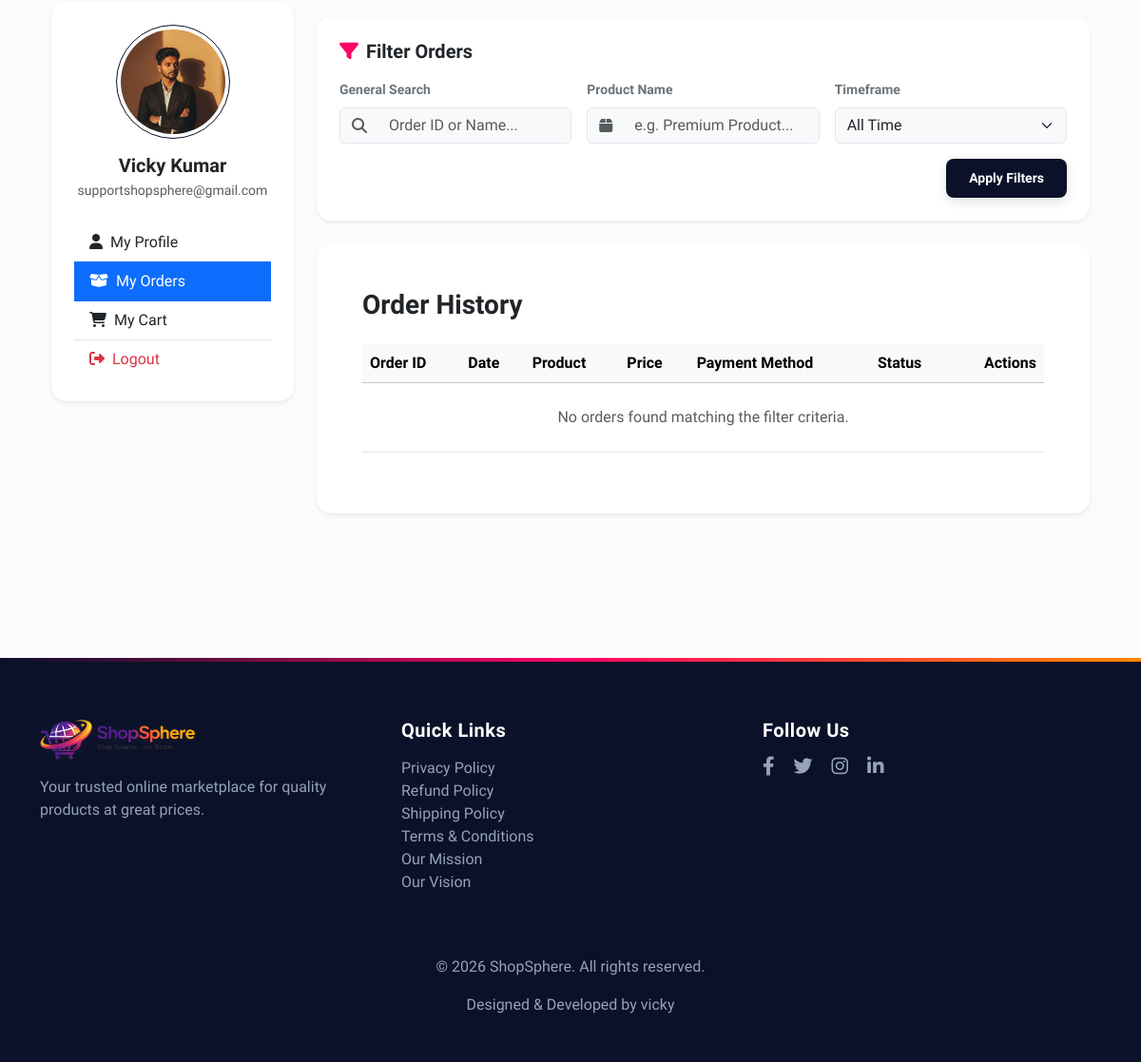
Before: /orders/ (signed in, lower part) with the older database file.
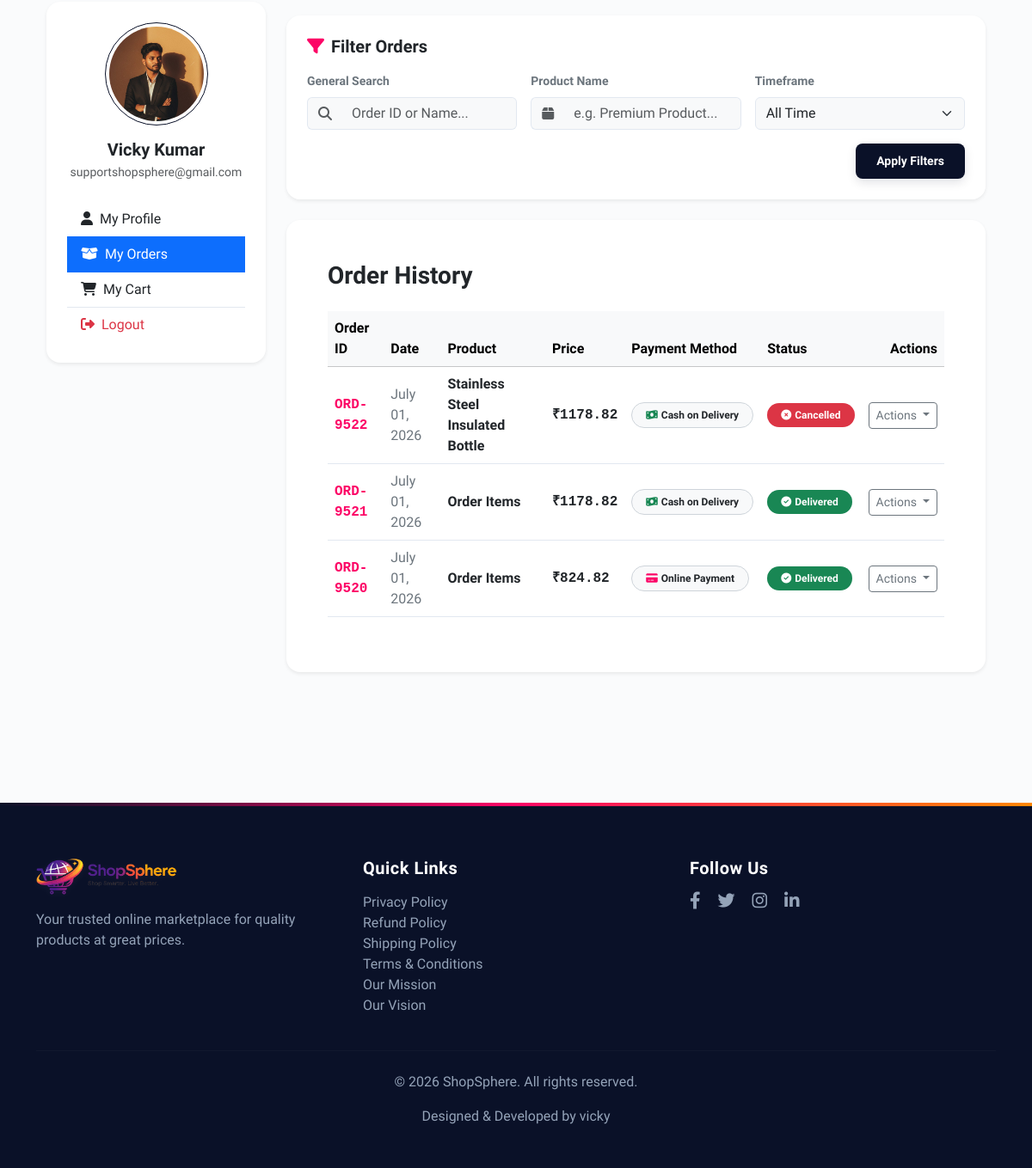
After: the same page with the newer database file.
### shopsphere/models.py (models this page shows, shortened)
class CustomUser(AbstractUser):
    GENDER_CHOICES = (
        ('Male', 'Male'),
        ('Female', 'Female'),
        ('Other', 'Other'),
    )
    full_name = models.CharField(max_length=255)
    email = models.EmailField(unique=True)
    mobile_no = models.CharField(max_length=15)
    dob = models.DateField(null=True, blank=True)
    address = models.TextField()
    city = models.CharField(max_length=100, null=True, blank=True)
    pincode = models.CharField(max_length=10, null=True, blank=True)
    alternate_mobile_no = models.CharField(max_length=15, null=True, blank=True)
    profile_image = models.ImageField(upload_to='profiles/', null=True, blank=True)
    gender = models.CharField(max_length=10, choices=GENDER_CHOICES, null=True, blank=True)
    is_email_verified = models.BooleanField(default=False)

class Order(models.Model):
    PAYMENT_METHODS = (
        ('COD', 'Cash On Delivery'),
        ('ONLINE', 'Online Payment'),
    )
    STATUS_CHOICES = (
        ('Pending', 'Pending'),
        ('Paid', 'Paid'),
        ('Cancelled', 'Cancelled'),
        ('Delivered', 'Delivered'),
    )
    user = models.ForeignKey(CustomUser, on_delete=models.CASCADE, null=True, blank=True)
    order_id = models.CharField(max_length=100, unique=True)
    payment_id = models.CharField(max_length=100, blank=True, null=True)
    full_name = models.CharField(max_length=255)
    email = models.EmailField()
    phone = models.CharField(max_length=15)
    address = models.TextField()
    city = models.CharField(max_length=100)
    pincode = models.CharField(max_length=10)
    amount = models.DecimalField(max_digits=10, decimal_places=2)
    product = models.TextField(default="Order Items")
    payment_method = models.CharField(max_length=20, choices=PAYMENT_METHODS)
    status = models.CharField(max_length=20, choices=STATUS_CHOICES, default='Pending')
    created_at = models.DateTimeField(auto_now_add=True)

### shopsphere/views.py (the view, shortened to what this page needs)
# urls.py: path('orders/', orders, name='orders'),
def orders(request):
    if not request.user.is_authenticated:
        messages.warning(request, 'Please log in to access your orders.')
        return redirect('login')
    user_orders = Order.objects.filter(user=request.user).order_by('-created_at')
    q = request.GET.get('q', '').strip()
    if q:
        user_orders = user_orders.filter(
            Q(order_id__icontains=q) |
            Q(product__icontains=q) |
            Q(full_name__icontains=q)
        )
    product_name = request.GET.get('product_name', '').strip()
    if product_name:
        user_orders = user_orders.filter(product__icontains=product_name)
    timeframe = request.GET.get('timeframe', '').strip()
    return render(request, 'orders.html', {
        'orders': user_orders,
        'search_query': q,
        'product_name_query': product_name,
        'selected_timeframe': timeframe
    })

### templates/orders.html (shortened to what this page needs)
{% extends 'base.html' %}
{% load static %}
{% block content %}
<div class="container py-5">
    <div class="row">
        <div class="col-lg-3 mb-4">
            <div class="card border-0 shadow-sm">
                <div class="card-body text-center p-4">
                    <div class="mb-3">
                        {% if user.profile_image %}
                            <img src="{{ user.profile_image.url }}" alt="{{ user.full_name }}" class="rounded-circle border border-primary p-1" style="width: 120px; height: 120px; object-fit: cover;">
                        {% else %}
                            <i class="fas fa-user-circle text-muted" style="font-size: 100px;"></i>
                        {% endif %}
                    </div>
                    <h5 class="fw-bold mb-1">{{ user.full_name }}</h5>
                    <p class="text-muted small mb-4">{{ user.email }}</p>
                    <div class="list-group list-group-flush text-start">
                        <a href="{% url 'profile' %}" class="list-group-item list-group-item-action">
                            <i class="fas fa-user me-2"></i>My Profile
                        </a>
                        <a href="{% url 'orders' %}" class="list-group-item list-group-item-action active">
                            <i class="fas fa-box-open me-2"></i>My Orders
                        </a>
                        <a href="{% url 'cart' %}" class="list-group-item list-group-item-action">
                            <i class="fas fa-shopping-cart me-2"></i>My Cart
                        </a>
                        <a href="{% url 'logout' %}" class="list-group-item list-group-item-action text-danger">
                            <i class="fas fa-sign-out-alt me-2"></i>Logout
                        </a>
                    </div>
                </div>
            </div>
        </div>
        <div class="col-lg-9">
            <div class="card border-0 shadow-sm p-4 mb-4" style="background: rgba(255, 255, 255, 0.9); backdrop-filter: blur(10px);">
                <h5 class="fw-bold mb-3 text-dark"><i class="fas fa-filter me-2 text-primary"></i>Filter Orders</h5>
                <form action="{% url 'orders' %}" method="get" class="row g-3">
                    <div class="col-md-4">
                        <label class="form-label small fw-semibold text-secondary">General Search</label>
                        <div class="input-group">
                            <span class="input-group-text bg-light border-end-0"><i class="fas fa-search text-muted"></i></span>
                            <input type="text" name="q" class="form-control border-start-0 bg-light" placeholder="Order ID or Name..." value="{{ search_query|default:'' }}">
                        </div>
                    </div>
                    <div class="col-md-4">
                        <label class="form-label small fw-semibold text-secondary">Product Name</label>
                        <div class="input-group">
                            <span class="input-group-text bg-light border-end-0"><i class="fas fa-box text-muted"></i></span>
                            <input type="text" name="product_name" class="form-control border-start-0 bg-light" placeholder="e.g. Premium Product..." value="{{ product_name_query|default:'' }}">
                        </div>
                    </div>
                    <div class="col-md-4">
                        <label class="form-label small fw-semibold text-secondary">Timeframe</label>
                        <select name="timeframe" class="form-select bg-light">
                            <option value="all" {% if selected_timeframe == 'all' or not selected_timeframe %}selected{% endif %}>All Time</option>
                        </select>
                    </div>
                    <div class="col-12 d-flex justify-content-end gap-2 mt-3">
                        <button type="submit" class="btn btn-primary btn-sm px-4">Apply Filters</button>
                    </div>
                </form>
            </div>
            <div class="card border-0 shadow-sm p-4 p-md-5">
                <h3 class="mb-4 fw-bold">Order History</h3>
                <div class="table-responsive">
                    <table class="table align-middle table-hover">
                        <thead class="table-light">
                            <tr>
                                <th>Order ID</th>
                                <th>Date</th>
                                <th>Product</th>
                                <th>Price</th>
                                <th>Payment Method</th>
                                <th>Status</th>
                                <th class="text-end">Actions</th>
                            </tr>
                        </thead>
                        <tbody id="orders-tbody">
                            {% for order in orders %}
                            <tr class="order-row" id="order-row-{{ order.order_id }}" data-db-status="{{ order.status }}" data-timestamp="{{ order.created_at|date:'U' }}">
                                <td class="fw-bold text-primary font-monospace">{{ order.order_id }}</td>
                                <td class="text-secondary">{{ order.created_at|date:"F d, Y" }}</td>
                                <td>
                                    <div class="fw-semibold text-dark">{{ order.product }}</div>
                                </td>
                                <td class="font-monospace fw-bold text-dark">₹{{ order.amount }}</td>
                                <td>
                                    {% if order.payment_method == 'COD' %}
                                        <span class="badge bg-light py-2 px-3 rounded-pill text-dark" style="border: 1px solid #ced4da;"><i class="fas fa-money-bill-wave text-success me-1"></i>Cash on Delivery</span>
                                    {% else %}
                                        <span class="badge bg-light py-2 px-3 rounded-pill text-dark" style="border: 1px solid #ced4da;"><i class="fas fa-credit-card text-primary me-1"></i>Online Payment</span>
                                    {% endif %}
                                </td>
                                <td class="status-cell">
                                    {% if order.status == 'Delivered' %}
                                        <span class="badge bg-success py-2 px-3 rounded-pill"><i class="fas fa-check-circle me-1"></i>Delivered</span>
                                    {% elif order.status == 'Shipped' %}
                                        <span class="badge bg-warning py-2 px-3 rounded-pill text-dark"><i class="fas fa-shipping-fast me-1"></i>Shipped</span>
                                    {% elif order.status == 'Pending' %}
                                        <span class="badge bg-primary py-2 px-3 rounded-pill"><i class="fas fa-spinner fa-spin me-1"></i>Pending</span>
                                    {% elif order.status == 'Paid' %}
                                        <span class="badge bg-info py-2 px-3 rounded-pill text-white" style="background-color: #0dcaf0 !important;"><i class="fas fa-check-double me-1"></i>Paid</span>
                                    {% elif order.status == 'Cancelled' %}
                                        <span class="badge bg-danger py-2 px-3 rounded-pill"><i class="fas fa-times-circle me-1"></i>Cancelled</span>
                                    {% else %}
                                        <span class="badge bg-secondary py-2 px-3 rounded-pill">{{ order.status }}</span>
                                    {% endif %}
                                </td>
                                <td class="text-end">
                                    <div class="dropdown">
                                        <button class="btn btn-sm btn-outline-secondary dropdown-toggle" type="button" data-bs-toggle="dropdown" aria-expanded="false">
                                            Actions
                                        </button>
                                    </div>
                                </td>
                            </tr>
                            {% empty %}
                            <tr><td colspan="7" class="text-center py-4 text-muted">No orders found matching the filter criteria.</td></tr>
                            {% endfor %}
                        </tbody>
                    </table>
                </div>
            </div>
        </div>
    </div>
</div>
{% endblock %}

### templates/base.html (shortened to what this page needs)
{% load static %}
<!DOCTYPE html>
<html lang="en">
<head>
    <link href="https://cdn.jsdelivr.net/npm/bootstrap@5.3.3/dist/css/bootstrap.min.css" rel="stylesheet"
>
    <link rel="stylesheet" href="https://cdnjs.cloudflare.com/ajax/libs/font-awesome/6.4.0/css/all.min.css"
 />
</head>
<body>
    <main class="py-4">
        <div class="container">
            {% block content %}{% endblock %}
        </div>
    </main>
    <footer>
        <div class="container">
            <div class="row">
                <div class="col-md-4 mb-3 mb-md-0">
                    <div class="mb-3">
                        <a href="{% url 'home' %}" class="d-inline-block">
                            <img src="{% static 'images/logo.png1.png' %}?v=2" alt="ShopSphere Logo"
                                class="footer-logo">
                        </a>
                    </div>
                    <p class="text-muted">Your trusted online marketplace for quality products at great prices.</p>
                </div>
                <div class="col-md-4 mb-3 mb-md-0">
                    <h5 class="mb-3">Quick Links</h5>
                    <ul class="list-unstyled">
                        <li><a href="{% url 'privacy_policy' %}" class="text-muted text-decoration-none">Privacy
                                Policy</a></li>
                        <li><a href="{% url 'refund_policy' %}" class="text-muted text-decoration-none">Refund
                                Policy</a></li>
                        <li><a href="{% url 'shipping_policy' %}" class="text-muted text-decoration-none">Shipping
                                Policy</a></li>
                        <li><a href="{% url 'terms_conditions' %}" class="text-muted text-decoration-none">Terms &
                                Conditions</a></li>
                        <li><a href="{% url 'our_mission' %}" class="text-muted text-decoration-none">Our Mission</a>
                        </li>
                        <li><a href="{% url 'our_vision' %}" class="text-muted text-decoration-none">Our Vision</a></li>
                    </ul>
                </div>
                <div class="col-md-4">
                    <h5 class="mb-3">Follow Us</h5>
                    <div>
                        <a href="#" class="text-muted me-3"><i class="fab fa-facebook-f"></i></a>
                        <a href="#" class="text-muted me-3"><i class="fab fa-twitter"></i></a>
                        <a href="#" class="text-muted me-3"><i class="fab fa-instagram"></i></a>
                        <a href="https://www.linkedin.com/feed/" class="text-muted" target="_blank" rel="noopener noreferrer"><i class="fab fa-linkedin-in"></i></a>
                    </div>
                </div>
            </div>
            <hr class="my-4">
            <div class="text-center text-muted">
                <p>&copy; 2026 ShopSphere. All rights reserved.</p>
                <p>Designed & Developed by vicky</p>
            </div>
        </div>
    </footer>
</body>
</html>

Changed rows visible on the page:
added Order: order_id "ORD-9522", created_at "July 01, 2026", product "Stainless Steel Insulated Bottle", amount "1178.82", payment_method "COD" (drawn), status "Cancelled" (drawn)
added Order: order_id "ORD-9521", created_at "July 01, 2026", product "Order Items", amount "1178.82", payment_method "COD" (drawn), status "Delivered" (drawn)
added Order: order_id "ORD-9520", created_at "July 01, 2026", product "Order Items", amount "824.82", payment_method "ONLINE" (drawn), status "Delivered" (drawn)
Other visible differences:
text no longer shown: "No orders found matching the filter criteria."
